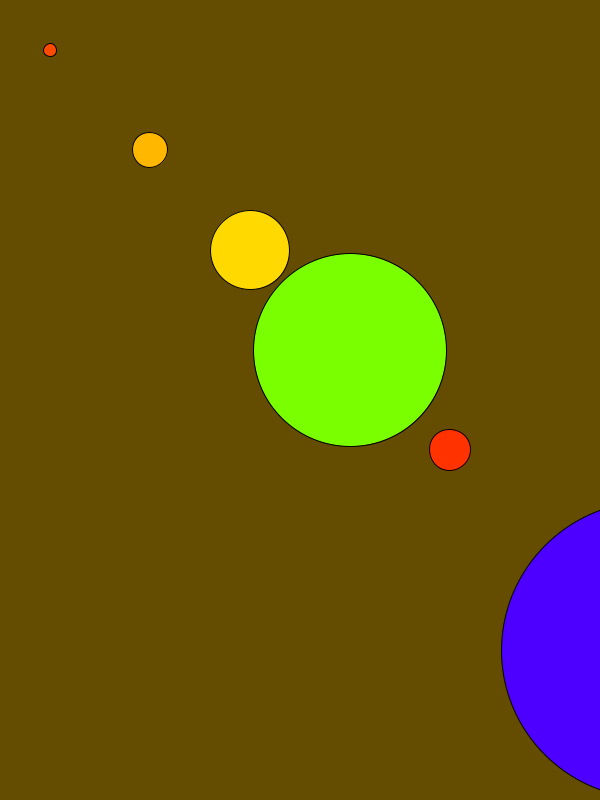
Frame 1 (no input)
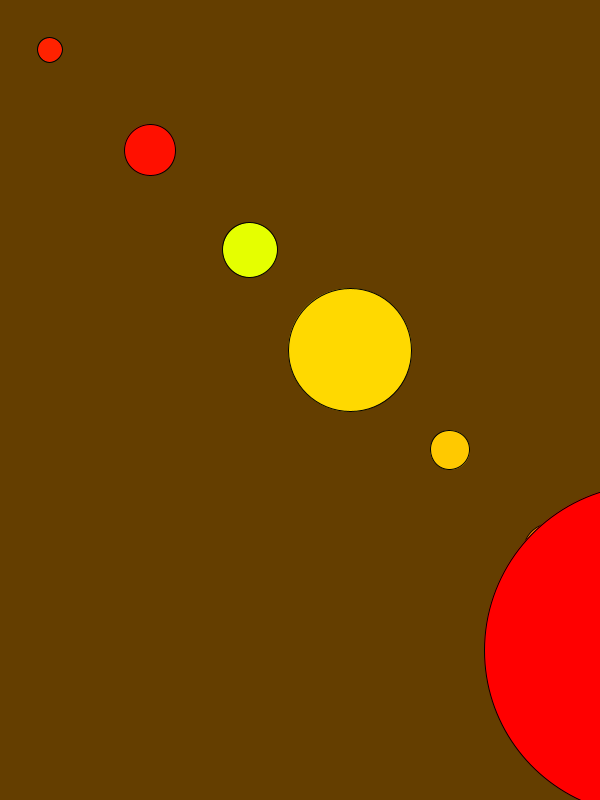
Frame 60 (the mouse pressed at the canvas centre just before this capture)
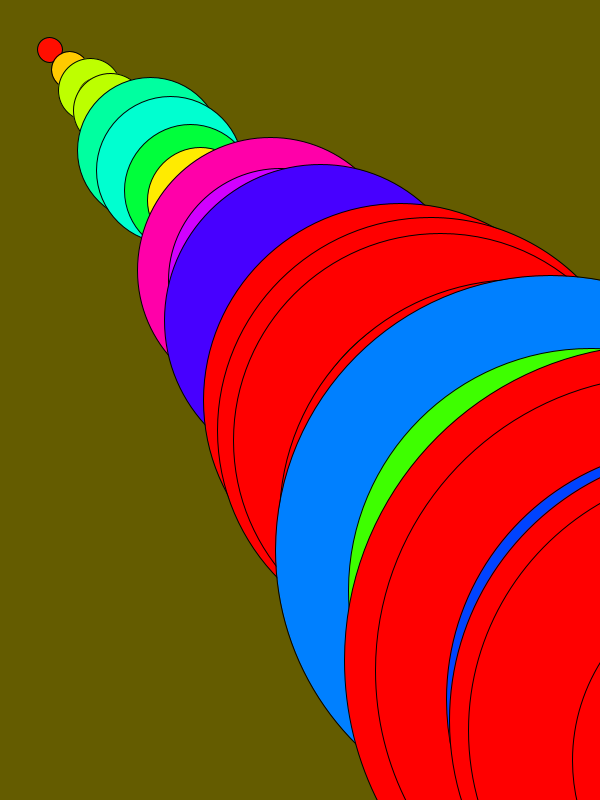
Frame 120 (the mouse held since frame 60 and released just before this capture)

The Processing sketch that drew these frames (run headless with seeded random() and noise(); from frame 60 on, the mouse is pressed at the canvas centre):

// Processing sketch: processing_186789
// ── processing_186789.pde

//EllipseVelocidadFrames MousePressed

int p = 50;
void setup(){
  size(600,800);
  colorMode(HSB);
  frameRate(20);
  fill(25,32,255);


}

void draw(){
  background(random(p),255,100);
  if (mousePressed) {
for(int i=50; i<height; i+=10){
     float t = random (i);
     fill(random(t),255,255);
    ellipse(i,i,t,t);
}
  }
    
    
    else {
      frameRate(10);
for(int i=50; i<height; i+=100){
     float t = random (i);
     fill(random(t),255,255);
    ellipse(i,i,t,t);
}
    }
}
